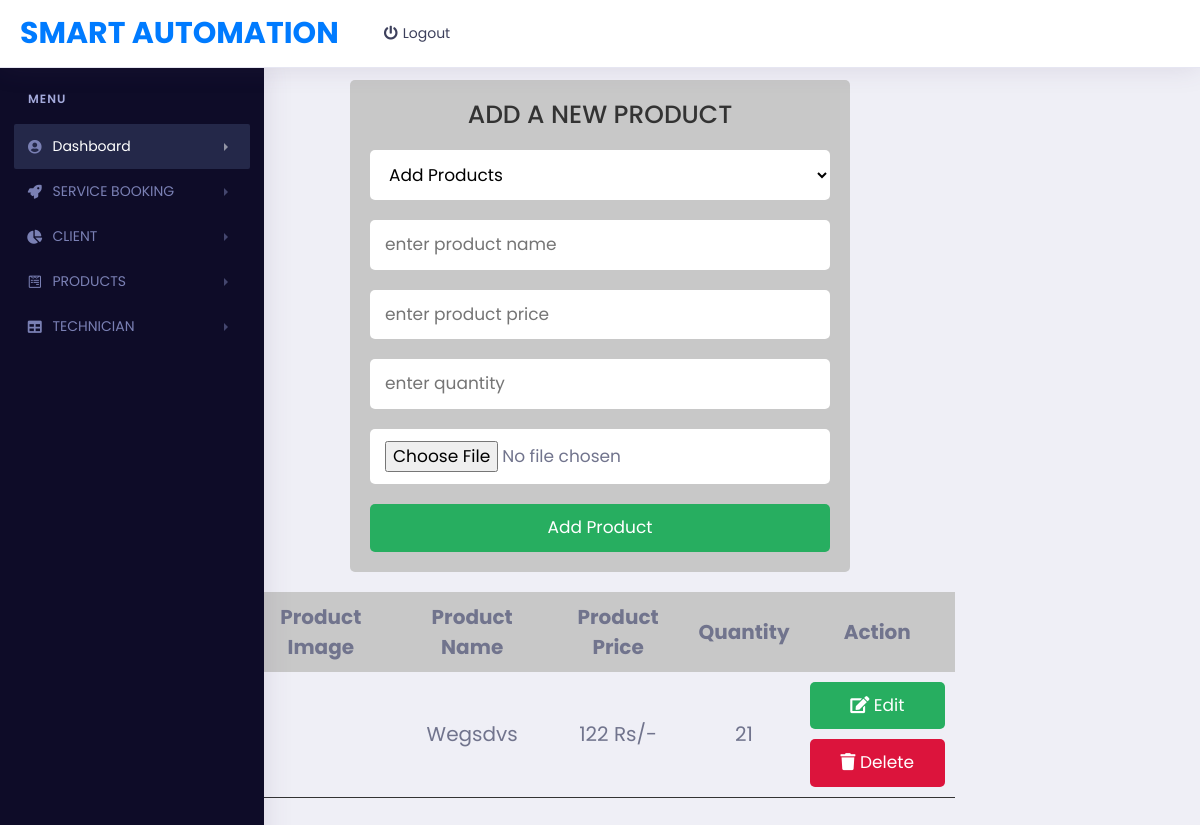
The page /security_page.php on the database as committed earlier.
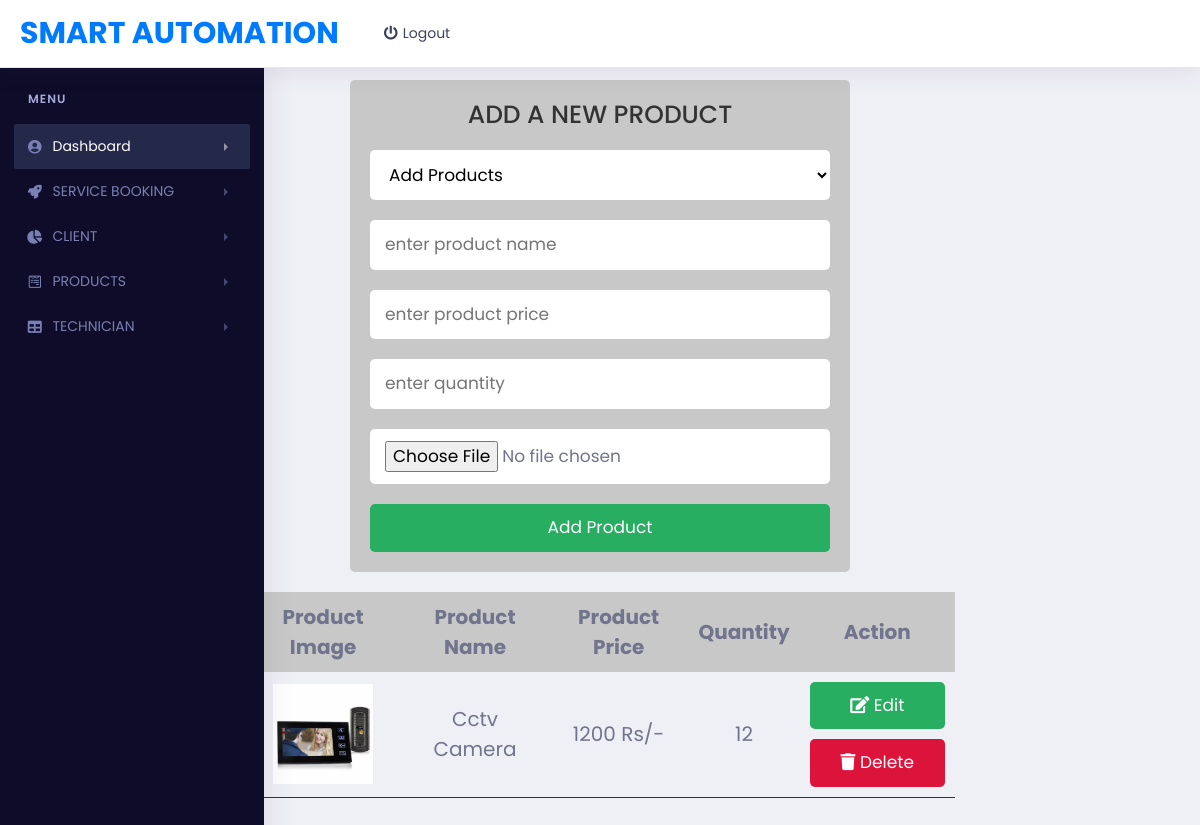
The same page on the database as committed later.
### tables this page shows
CREATE TABLE IF NOT EXISTS `security` (
  `id` int NOT NULL AUTO_INCREMENT,
  `name` varchar(255) NOT NULL,
  `price` int NOT NULL,
  `quantity` int NOT NULL,
  `image` varchar(255) NOT NULL,
  PRIMARY KEY (`id`)
);

### security_page.php (the view, shortened to what this page needs)
<?php
require("panel_new.php");
?>
<?php
$conn = mysqli_connect('localhost','root','','pure');
?>
<!DOCTYPE html>
<html lang="en">
<head>
   <link rel="stylesheet" href="https://cdnjs.cloudflare.com/ajax/libs/font-awesome/5.15.4/css/all.min.css">
   <link rel="stylesheet" href="admin.css">
</head>
<body>
<div class="container">
   <div class="admin-product-form-container">
      <form id="form" action="<?php $_SERVER['PHP_SELF'] ?>" method="post" enctype="multipart/form-data">
         <h3>add a new product</h3>
         <select id="myList" class="box">
									<option value="">Add Products</option>
								  </select>
         <input type="text" id="username" placeholder="enter product name" name="product_name" class="box">
         <input type="number" min="1" placeholder="enter product price" name="product_price" class="box">
         <input type="number" min="1" max="1000" placeholder="enter quantity" name="product_quantity" class="box">
         <input type="file" id="file"  onchange="return fileValidation()" name="product_image" class="box">
         <input type="submit" class="btn" name="add_product" value="add product">
      </form>
   </div>
   <?php
   $select = mysqli_query($conn, "SELECT * FROM security");
   ?>
   <div class="product-display">
      <table class="product-display-table">
         <thead>
         <tr>
            <th>product image</th>
            <th>product name</th>
            <th>product price</th>
            <th>Quantity</th>
            <th>action</th>
         </tr>
         </thead>
         <?php while($row = mysqli_fetch_assoc($select)){ ?>
         <tr>
            <td><img src="uploaded_img/<?php echo $row['image']; ?>" height="100" alt=""></td>
            <td><?php echo $row['name']; ?></td>
            <td><?php echo $row['price']; ?> Rs/-</td>
            <td><?php echo $row['quantity']; ?></td>
            <td>
               <a href="admin_update.php?edit=<?php echo $row['id']; ?>" class="btn"> <i class="fas fa-edit"></i> edit </a>
               <a href="security_page.php?delete=<?php echo $row['id']; ?>" class="btn" onclick="return confirm('Are you sure you want to delete');"> <i class="fas fa-trash"></i> delete </a>
            </td>
         </tr>
      <?php } ?>
      </table>
   </div>
</div>
</body>
</html>

Rows that differ between the two databases and show on the page:
removed security: name "Wegsdvs", price "122", quantity "21"
added security: image (picture), name "Cctv Camera", price "1200", quantity "12"
